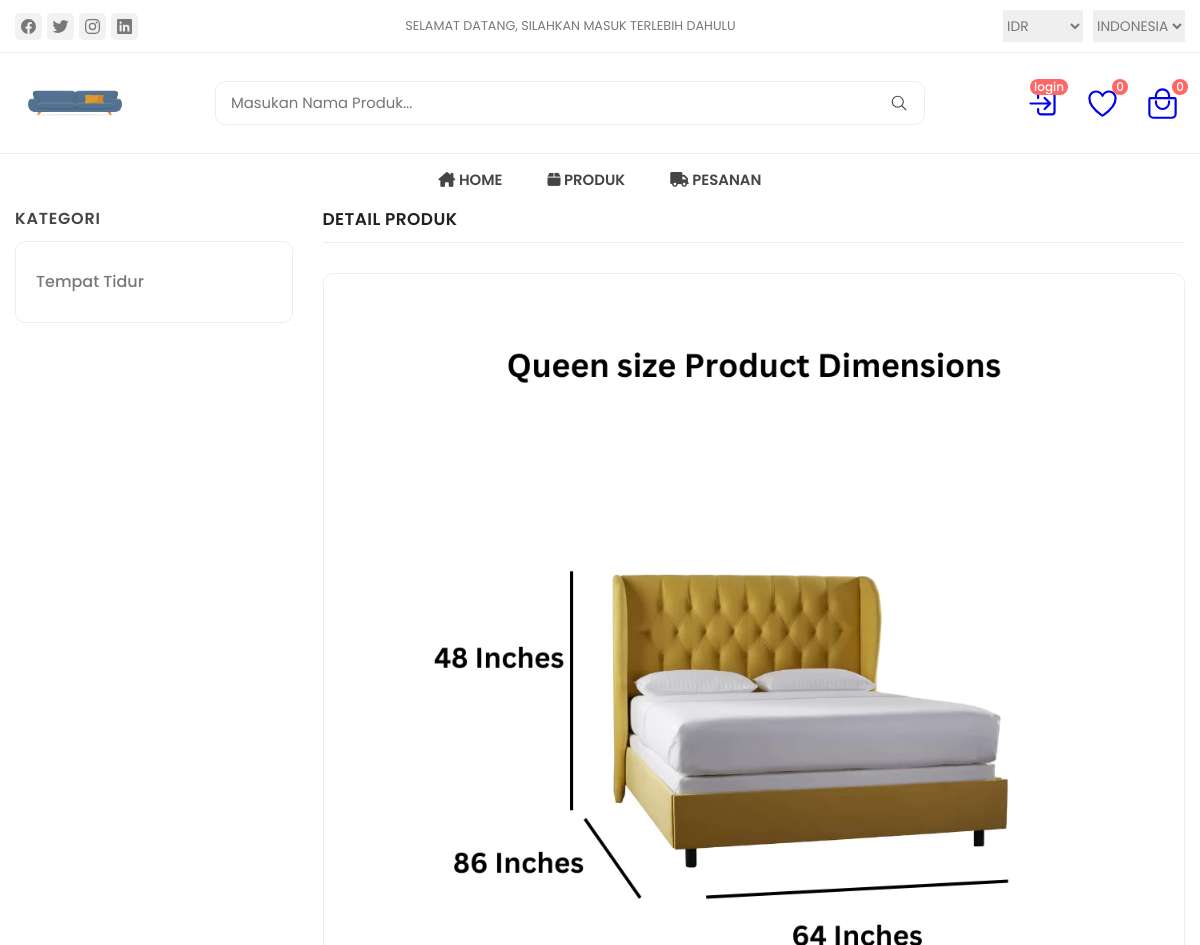
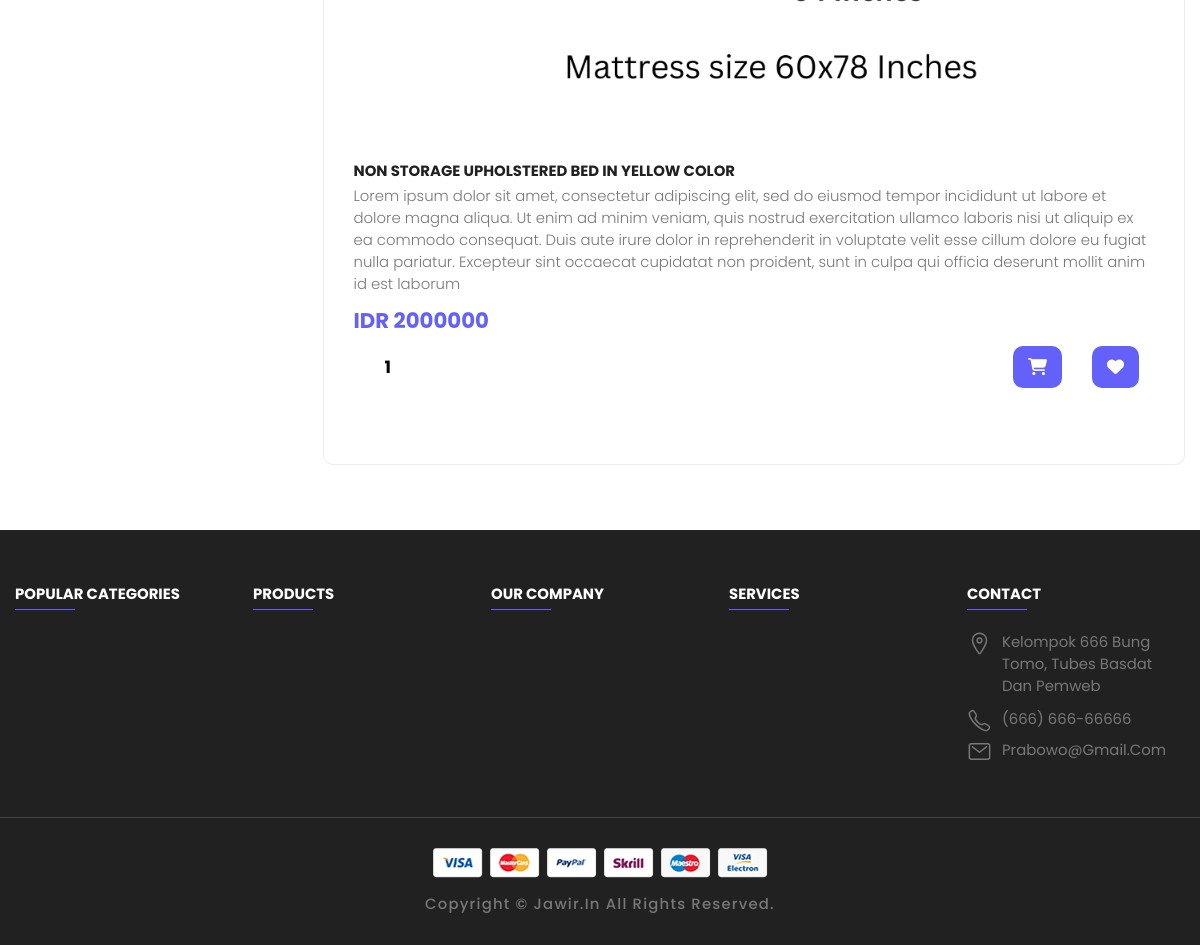
Page /quick_view.php?pid=3 on the committed database (2 pictures, top to bottom).
### tables this page shows
CREATE TABLE `products` (
  `id` int(100) NOT NULL,
  `name` varchar(100) NOT NULL,
  `kategori` varchar(50) NOT NULL,
  `details` varchar(500) NOT NULL,
  `price` int(10) NOT NULL,
  `image_01` varchar(100) NOT NULL,
  `image_02` varchar(100) NOT NULL,
  `image_03` varchar(100) NOT NULL
);

### quick_view.php (the view, shortened to what this page needs)
<?php
include 'components/connect.php';
?>
<!DOCTYPE html>
<html lang="en">
<head>
   <link rel="stylesheet" href="./assets/css/style_sakkarepmu.css">
</head>
<body>
   <?php include 'components/user_header.php'; ?>
   <main>
      <div class="product-container">
         <div class="container">
            <div class="sidebar  has-scrollbar" data-productsle-menu>
               <div class="sidebar-top">
                  <h2 class="sidebar-title">KATEGORI</h2>
               </div>
               <div class="sidebar-category">
                  <?php
                  $select_products = $conn->prepare("SELECT DISTINCT kategori FROM products LIMIT 5");
                  $select_products->execute();
                  if ($select_products->rowCount() > 0) {
                     while ($fetch_products = $select_products->fetch(PDO::FETCH_ASSOC)) {
                  ?>
                        <ul class="sidebar-menu-category-list">
                           <li class="sidebar-menu-category">
                              <button class="sidebar-accordion-menu" data-accordion-btn>
                                 <form action="" method="post" class="swiper-slide slide">
                                    <div class="menu-title-flex">
                                       <a class="menu-title"><?= $fetch_products['kategori']; ?></a>
                                    </div>
                                 </form>
                           <?php
                        }
                     } else {
                        echo '<p class="empty">no products added yet!</p>';
                     }
                           ?>
                              </button>
                           </li>
                        </ul>
               </div>
            </div>
            <div class="product-box">
               <div class="product-featured">
                  <div class="product-featured">
                     <h2 class="title">DETAIL PRODUK</h2>
                     <div class="showcase-wrapper has-scrollbar">
                        <div class="showcase-container">
                           <div class="showcase">
                              <?php
                              $pid = $_GET['pid'];
                              $select_products = $conn->prepare("SELECT * FROM `products` WHERE id = ?");
                              $select_products->execute([$pid]);
                              if ($select_products->rowCount() > 0) {
                                 while ($fetch_products = $select_products->fetch(PDO::FETCH_ASSOC)) {
                              ?>
                                    <form action="" method="post" class="box">
                                       <div class="showcase-banner">
                                          <img src="uploaded_img/<?= $fetch_products['image_01']; ?>" alt="shampoo, conditioner & facewash packs" width="75" height="75" class="showcase-img">
                                       </div>
                                       <div class="showcase-content">
                                          <a href="#">
                                             <h3 class="showcase-title"><?= $fetch_products['name']; ?></h3>
                                          </a>
                                          <p class="showcase-desc">
                                             <?= $fetch_products['details']; ?>
                                          </p>
                                          <div class="price-box">
                                             <p class="price"><span>IDR <?= $fetch_products['price']; ?></span></p>
                                          </div>
                                          <div class="container">
                                             <input type="number" name="qty" class="qty" min="1" max="99" onkeypress="if(this.value.length == 2) return false;" value="1">
                                             <button type="submit" class="add-cart-btn" name="add_to_cart" value="tambahkan ke keranjang"><i class="fa-solid fa-cart-shopping"></i> </button>
                                             <button metod="post" class="add-cart-btn" name="add_to_wishlist" value="tambahkan ke wishlist"><i class="fa-solid fa-heart"></i> </button>
                                          </div>
                                    </form>
                           </div>
                        </div>
                  <?php
                                 }
                              } else {
                                 echo '<p class="empty">no products found!</p>';
                              }
                  ?>
                     </div>
                  </div>
               </div>
            </div>
         </div>
      </div>
</body>
<?php include 'components/footer.php'; ?>
</body>
</html>

### rows in the picture
products: image_01 (picture), name "NON STORAGE UPHOLSTERED BED IN YELLOW COLOR", details "Lorem ipsum dolor sit amet, consectetur adipiscing elit, sed do eiusmod tempor incididunt ut labore et dolore magna aliqua. Ut enim ad minim veniam, quis nostrud exercitation ullamco laboris nisi ut aliquip ex ea commodo consequat. Duis aute irure dolor in reprehenderit in voluptate velit esse cillum dolore eu fugiat nulla pariatur. Excepteur sint occaecat cupidatat non proident, sunt in culpa qui officia deserunt mollit anim id est laborum", price "2000000"

### other values in the picture
$total_wishlist_counts "0"
$total_cart_counts "0"
$fetch_products['kategori'] "Tempat Tidur"
